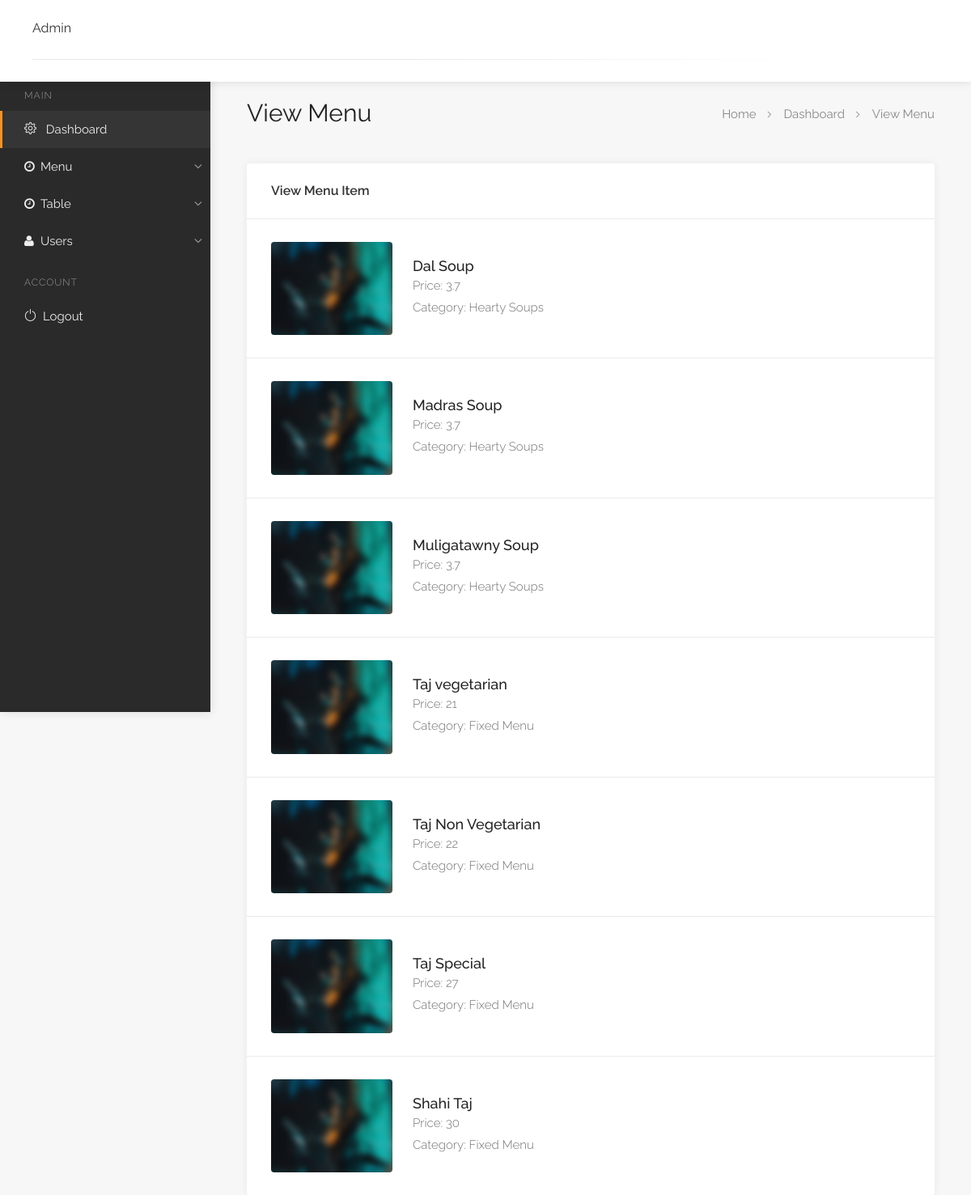
/admin/view-menu.php (signed in), run on the app's committed database.
### tables this page shows
CREATE TABLE `menu` (
  `id` int(11) NOT NULL,
  `item` varchar(255) NOT NULL,
  `price` float NOT NULL,
  `category_id` int(11) DEFAULT NULL
);

CREATE TABLE `category` (
  `id` int(11) NOT NULL,
  `category` varchar(255) NOT NULL
);

### admin/view-menu.php (the view, shortened to what this page needs)
<?php
include('includes/connection.php');
include ('includes/app.php');
?>
<div id="dashboard">
    <?php
    include ('includes/sidebar.php');
    ?>
    <div class="dashboard-content">
        <div id="titlebar">
            <div class="row">
                <div class="col-md-12">
                    <h2>View Menu</h2>
                    <nav id="breadcrumbs">
                        <ul>
                            <li><a href="#">Home</a></li>
                            <li><a href="#">Dashboard</a></li>
                            <li>View Menu</li>
                        </ul>
                    </nav>
                </div>
            </div>
        </div>
        <div class="row">
            <div class="col-lg-12 col-md-12">
                <div class="dashboard-list-box margin-top-0">
                    <h4>View Menu Item</h4>
                    <ul>
                        <?php
                        $sql = "SELECT * from menu order by id desc";
                        $result = $conn->query($sql);
                        if ($result->num_rows > 0) {
                            while ($row = $result->fetch_assoc()) {
                            $category_id=$row['category_id'];
                            $item=$row['item'];
                            $price=$row['price'];
                            $sql1 = "SELECT * from category where id='$category_id'";
                            $result1 = $conn->query($sql1);
                            if ($result1->num_rows > 0) {
                                while ($row = $result1->fetch_assoc()) {
                                    $category=$row['category'];
                                }
                            }
                                ?>
                                <li>
                                    <div class="list-box-listing">
                                        <div class="list-box-listing-img"><a href="#"><img src="images/listing-item-02.jpg" alt=""></a></div>
                                        <div class="list-box-listing-content">
                                            <div class="inner">
                                                <h3><?php echo $item ?>  </h3>
                                                <span>Price: <?php echo $price ?></span><br>
                                                <span>Category: <?php echo $category; ?></span>
                                            </div>
                                        </div>
                                    </div>
                                </li>
                                <?php
                            }
                        }
                        ?>
                    </ul>
                </div>
            </div>
        </div>
    </div>
</div>

### admin/includes/app.php (shortened to what this page needs)
<!DOCTYPE html>
<head>
    <link rel="stylesheet" href="../css/style.css">
    <link rel="stylesheet" href="../css/main-color.css" id="colors">
</head>
<body>
<div id="wrapper">
    <header id="header-container" class="fixed fullwidth dashboard">
        <div id="header" class="not-sticky">
            <div class="container">
                <div class="left-side">
                    <div id="logo">
                        <a href="#">Admin</a>
                    </div>
                    <nav id="navigation" class="style-1"></nav>
                    <div class="clearfix"></div>
                </div>
                <div class="right-side">
                    <div class="header-widget">
                    </div>
                </div>
            </div>
        </div>
    </header>
</div>
</body>
</html>

### admin/includes/sidebar.php (shortened to what this page needs)
<div class="dashboard-nav">
    <div class="dashboard-nav-inner">
        <ul data-submenu-title="Main">
            <li class="active"><a href="admin-dashboard.php"><i class="sl sl-icon-settings"></i> Dashboard</a></li>
            <li>
                <a><i class="fa fa-clock-o"></i>Menu</a>
            </li>
            <li>
                <a><i class="fa fa-clock-o"></i>Table</a>
            </li>
            <li>
                <a><i class="fa fa-user"></i>Users</a>
            </li>
        </ul>
        <ul data-submenu-title="Account">
            <li><a href="../logout.php"><i class="sl sl-icon-power"></i>Logout</a></li>
        </ul>
    </div>
</div>

### css/main-color.css (style rules this page uses)
.dashboard-nav ul li.active, .dashboard-nav ul li:hover { border-color: #F69322; }

### data on the page
menu: item "Dal Soup", price "3.7", category.category "Hearty Soups"
menu: item "Madras Soup", price "3.7", category.category "Hearty Soups"
menu: item "Muligatawny Soup", price "3.7", category.category "Hearty Soups"
menu: item "Taj vegetarian", price "21", category.category "Fixed Menu"
menu: item "Taj Non Vegetarian", price "22", category.category "Fixed Menu"
menu: item "Taj Special", price "27", category.category "Fixed Menu"
menu: item "Shahi Taj", price "30", category.category "Fixed Menu"
